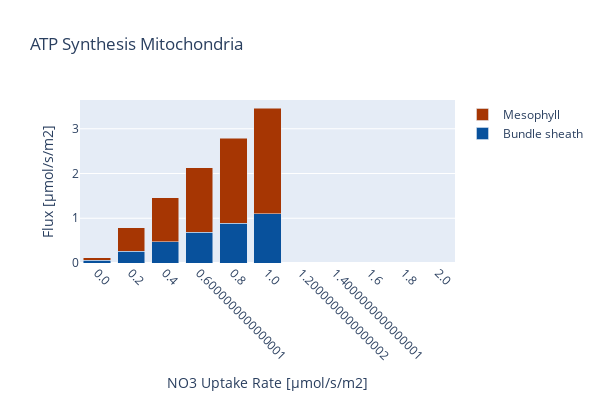

The cell this chart's notebook holds for it:
### Code cell
create_bar_plot_met(D_fba, D_exp,
                    {'[M]_cplx5_m':'Mesophyll','[B]_cplx5_m': 'Bundle sheath'},'ATP_m',
                    'ATP Synthesis Mitochondria', xaxis_title, c3_model,
                    stacked = True, save_fig=save_fig)

### Figure 1 — Plotly figure (JSON) as saved in the notebook; plotly's stock layout.template omitted (floating-point values rounded to 4 significant figures)
{"data": [{"marker": {"color": "rgb(8,81,156)"}, "name": "Bundle sheath", "type": "bar", "x": ["0.0", "0.2", "0.4", "0.6000000000000001", "0.8", "1.0", "1.2000000000000002", "1.4000000000000001", "1.6", "1.8", "2.0"], "y": [0.05946, 0.2678, 0.4761, 0.6844, 0.8928, 1.101, 0, 0, 0, 0, 0]}, {"marker": {"color": "rgb(166,54,3)"}, "name": "Mesophyll", "type": "bar", "x": ["0.0", "0.2", "0.4", "0.6000000000000001", "0.8", "1.0", "1.2000000000000002", "1.4000000000000001", "1.6", "1.8", "2.0"], "y": [0.05946, 0.5194, 0.9794, 1.439, 1.899, 2.359, 0, 0, 0, 0, 0]}], "layout": {"barmode": "stack", "height": 400, "margin": {"b": 100}, "title": {"text": "ATP Synthesis Mitochondria"}, "width": 600, "xaxis": {"tickangle": 45, "title": {"text": "NO3 Uptake Rate [µmol/s/m2]"}}, "yaxis": {"autorange": true, "title": {"text": "Flux [µmol/s/m2]"}}}}
